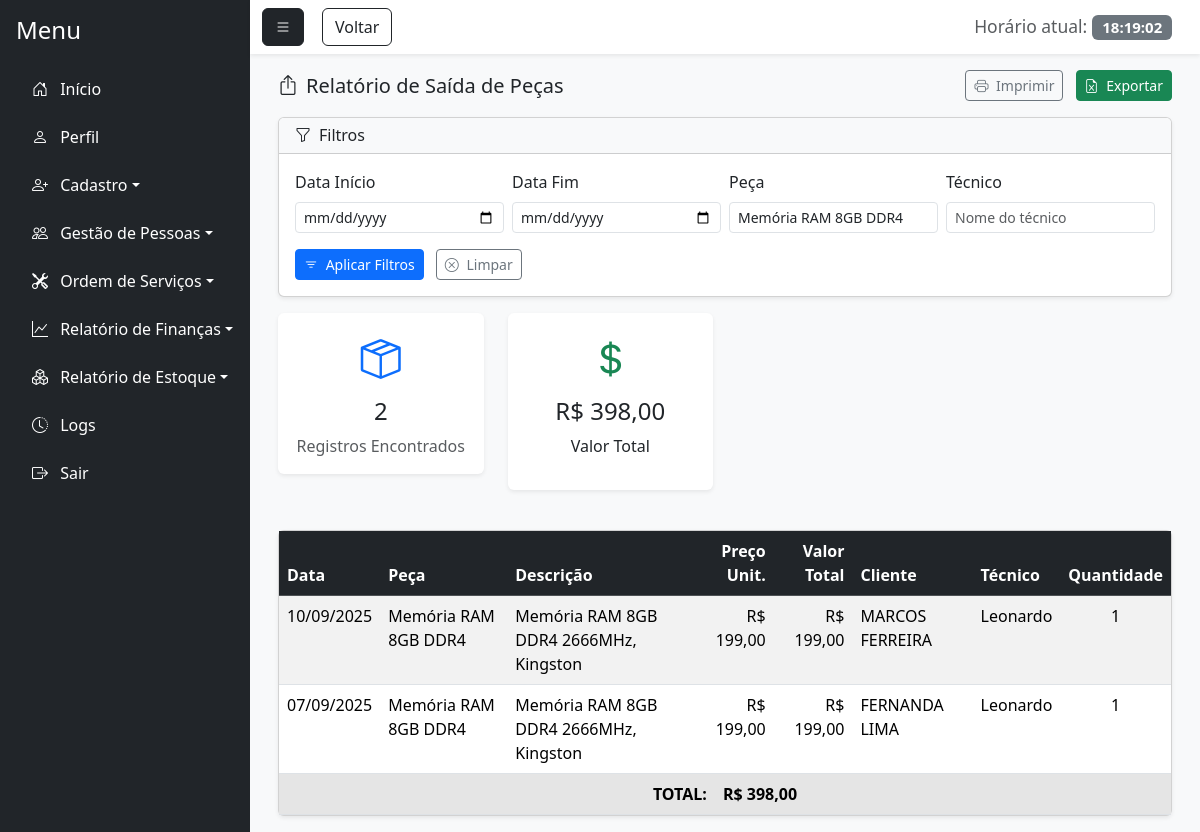
/relatorio_saida.php?peca=Memória RAM 8GB DDR4 (signed in), run on the app's committed database.
### tables this page shows
CREATE TABLE `ordem_servico_pecas` (
  `id_os_peca` int(11) NOT NULL,
  `id_ordem` int(11) NOT NULL,
  `id_peca_est` int(11) NOT NULL,
  `quantidade` int(11) NOT NULL DEFAULT 1
);

CREATE TABLE `nova_ordem` (
  `id_ordem` int(11) NOT NULL,
  `id_funcionario` int(11) NOT NULL,
  `nome_client_ordem` varchar(100) NOT NULL,
  `tecnico` varchar(100) DEFAULT NULL,
  `marca_aparelho` varchar(100) DEFAULT NULL,
  `tempo_uso` varchar(50) DEFAULT NULL,
  `problema` text DEFAULT NULL,
  `prioridade` varchar(20) DEFAULT NULL,
  `observacao` text DEFAULT NULL,
  `dt_recebimento` date DEFAULT NULL,
  `valor_total` decimal(10,2) NOT NULL,
  `metodo_pag` varchar(50) DEFAULT NULL,
  `id_peca_est` int(11) DEFAULT NULL,
  `id_cliente` int(11) DEFAULT NULL,
  `status_ordem` enum('Aberta','Em Andamento','Aguardando Peças','Concluído','Cancelada') DEFAULT 'Aberta',
  `id_usuario` int(11) DEFAULT NULL
);

CREATE TABLE `peca_estoque` (
  `id_peca_est` int(11) NOT NULL,
  `id_funcionario` int(11) NOT NULL,
  `id_fornecedor` int(11) NOT NULL,
  `nome_peca` varchar(100) NOT NULL,
  `descricao_peca` text DEFAULT NULL,
  `qtde` int(11) NOT NULL,
  `tipo` varchar(50) DEFAULT NULL,
  `dt_cadastro` date DEFAULT NULL,
  `preco` decimal(10,2) DEFAULT NULL,
  `qtde_minima` int(11) NOT NULL
);

CREATE TABLE `usuario` (
  `id_usuario` int(11) NOT NULL,
  `nome_usuario` varchar(100) NOT NULL,
  `senha` varchar(255) NOT NULL,
  `email` varchar(100) NOT NULL,
  `senha_temporaria` tinyint(1) DEFAULT 0,
  `id_perfil` int(11) NOT NULL,
  `status` enum('Ativo','Inativo') DEFAULT 'Ativo',
  `id_motivo_inatividade` int(11) DEFAULT NULL,
  `data_inatividade` date DEFAULT NULL,
  `observacao_inatividade` text DEFAULT NULL
);

### relatorio_saida.php (the view, shortened to what this page needs)
<?php
require_once 'php/permissoes.php';
require_once 'conexao.php';
$filtro_data_inicio = isset($_GET['data_inicio']) ? $_GET['data_inicio'] : '';
$filtro_data_fim = isset($_GET['data_fim']) ? $_GET['data_fim'] : '';
$filtro_peca = isset($_GET['peca']) ? $_GET['peca'] : '';
$filtro_tecnico = isset($_GET['tecnico']) ? $_GET['tecnico'] : '';
$where_conditions = [];
$params = [];
if (!empty($filtro_peca)) {
    $where_conditions[] = "pe.nome_peca LIKE ?";
    $params[] = "%$filtro_peca%";
}
$where_sql = '';
if (!empty($where_conditions)) {
    $where_sql = 'WHERE ' . implode(' AND ', $where_conditions);
}
$sql = "
    SELECT
        pe.nome_peca,
        pe.descricao_peca,
        pe.preco as preco_unitario,
        op.quantidade,
        (pe.preco * op.quantidade) as valor_total,
        no.nome_client_ordem,
        u.nome_usuario as tecnico,
        no.dt_recebimento,
        no.id_ordem
    FROM ordem_servico_pecas op
    INNER JOIN peca_estoque pe ON op.id_peca_est = pe.id_peca_est
    INNER JOIN nova_ordem no ON op.id_ordem = no.id_ordem
    INNER JOIN usuario u ON no.tecnico = u.id_usuario
    $where_sql
    ORDER BY no.dt_recebimento DESC";
try {
    $stmt = $pdo->prepare($sql);
    $stmt->execute($params);
    $saidas_pecas = $stmt->fetchAll(PDO::FETCH_ASSOC);
} catch (PDOException $e) {
    $saidas_pecas = [];
    $erro = "Erro ao buscar dados: " . $e->getMessage();
}
$total_valor = 0;
foreach ($saidas_pecas as $saida) {
    $total_valor += $saida['valor_total'];
}
?>
<!DOCTYPE html>
<html lang="pt-BR">
<head>
    <link href="https://cdn.jsdelivr.net/npm/bootstrap@5.3.7/dist/css/bootstrap.min.css" rel="stylesheet">
    <link rel="stylesheet" href="https://cdn.jsdelivr.net/npm/bootstrap-icons@1.11.1/font/bootstrap-icons.css">
    <link href="https://cdn.jsdelivr.net/npm/bootstrap-icons@1.11.1/font/bootstrap-icons.css" rel="stylesheet">
</head>
<body class="bg-light">
    <div class="d-flex vh-100 bg-light">
        <div class="flex-grow-1 d-flex flex-column">
            <nav class="navbar navbar-light bg-white shadow-sm no-print">
                <div class="container-fluid">
                    <button class="btn btn-dark" id="menu-toggle"><i class="bi bi-list"></i></button>
                    <button class="btn btn-outline-dark" style="position: absolute; margin-left: 60px;" onclick="history.back()">Voltar</button>
                    <span class="navbar-brand mb-0 h1">
                        <small class="text-muted">Horário atual:</small>
                        <span id="liveClock" class="badge bg-secondary"></span>
                    </span>
                </div>
            </nav>
            <div class="flex-grow-1 p-3" style="overflow-y: auto;">
                <div class="container-fluid">
                    <div class="d-flex justify-content-between align-items-center mb-3 no-print">
                        <h5 class="mb-0"><i class="bi bi-box-arrow-up me-2"></i>Relatório de Saída de Peças</h5>
                        <div>
                            <button class="btn btn-outline-secondary btn-sm me-2" onclick="window.print()">
                                <i class="bi bi-printer me-1"></i> Imprimir
                            </button>
                            <button class="btn btn-success btn-sm" id="btnExportar">
                                <i class="bi bi-file-earmark-excel me-1"></i> Exportar
                            </button>
                        </div>
                    </div>
                    <div class="card shadow-sm mb-3 no-print">
                        <div class="card-header bg-light">
                            <h6 class="mb-0"><i class="bi bi-funnel me-2"></i>Filtros</h6>
                        </div>
                        <div class="card-body">
                            <form method="GET" action="">
                                <div class="row g-2">
                                    <div class="col-md-3">
                                        <label for="data_inicio" class="form-label">Data Início</label>
                                        <input type="date" class="form-control form-control-sm" id="data_inicio" name="data_inicio" value="<?php echo $filtro_data_inicio; ?>">
                                    </div>
                                    <div class="col-md-3">
                                        <label for="data_fim" class="form-label">Data Fim</label>
                                        <input type="date" class="form-control form-control-sm" id="data_fim" name="data_fim" value="<?php echo $filtro_data_fim; ?>">
                                    </div>
                                    <div class="col-md-3">
                                        <label for="peca" class="form-label">Peça</label>
                                        <input type="text" class="form-control form-control-sm" id="peca" name="peca" value="<?php echo $filtro_peca; ?>" placeholder="Nome da peça">
                                    </div>
                                    <div class="col-md-3">
                                        <label for="tecnico" class="form-label">Técnico</label>
                                        <input type="text" class="form-control form-control-sm" id="tecnico" name="tecnico" value="<?php echo $filtro_tecnico; ?>" placeholder="Nome do técnico">
                                    </div>
                                    <div class="col-md-12 mt-3">
                                        <button type="submit" class="btn btn-primary btn-sm">
                                            <i class="bi bi-filter me-1"></i> Aplicar Filtros
                                        </button>
                                        <a href="relatorio_saida.php" class="btn btn-outline-secondary btn-sm ms-2">
                                            <i class="bi bi-x-circle me-1"></i> Limpar
                                        </a>
                                    </div>
                                </div>
                            </form>
                        </div>
                    </div>
                    <div class="row mb-4">
                        <div class="col-md-6 col-lg-3 mb-3">
                            <div class="card shadow-sm border-0">
                                <div class="card-body text-center">
                                    <div class="text-primary mb-2">
                                        <i class="bi bi-box-seam fs-1"></i>
                                    </div>
                                    <h4 class="card-title"><?php echo count($saidas_pecas); ?></h4>
                                    <p class="card-text text-muted">Registros Encontrados</p>
                                </div>
                            </div>
                        </div>
                        <div class="col-md-6 col-lg-3 mb-3">
                            <div class="card shadow-sm border-0">
                                <div class="card-body text-center">
                                    <div class="text-success mb-2">
                                        <i class="bi bi-currency-dollar fs-1"></i>
                                    </div>
                                    <h4 class="card-title">R$ <?php echo number_format($total_valor, 2, ',', '.'); ?></h4>
                                    <p>Valor Total</p>
                                </div>
                            </div>
                        </div>
                    </div>
                    <div class="card shadow-sm">
                        <div class="card-body p-0">
                            <div class="table-responsive">
                                <table class="table table-hover table-striped mb-0" id="tabelaRelatorio">
                                    <thead class="table-dark">
                                        <tr>
                                            <th scope="col">Data</th>
                                            <th scope="col">Peça</th>
                                            <th scope="col">Descrição</th>
                                            <th scope="col" class="text-end">Preço Unit.</th>
                                            <th scope="col" class="text-end">Valor Total</th>
                                            <th scope="col">Cliente</th>
                                            <th scope="col">Técnico</th>
                                            <th scope="col" class="text-center no-print">Quantidade</th>
                                        </tr>
                                    </thead>
                                    <tbody>
                                        <?php if (count($saidas_pecas) > 0): ?>
                                            <?php foreach ($saidas_pecas as $saida): ?>
                                                <tr>
                                                    <td><?php echo date('d/m/Y', strtotime($saida['dt_recebimento'])); ?></td>
                                                    <td><?php echo htmlspecialchars($saida['nome_peca']); ?></td>
                                                    <td><?php echo htmlspecialchars($saida['descricao_peca']); ?></td>
                                                    <td class="text-end">R$ <?php echo number_format($saida['preco_unitario'], 2, ',', '.'); ?></td>
                                                    <td class="text-end">R$ <?php echo number_format($saida['valor_total'], 2, ',', '.'); ?></td>
                                                    <td><?php echo htmlspecialchars($saida['nome_client_ordem']); ?></td>
                                                    <td><?php echo htmlspecialchars($saida['tecnico']); ?></td>
                                                    <td class="text-center no-print"> <?php echo htmlspecialchars($saida['quantidade']); ?>
                                                    </td>
                                                </tr>
                                            <?php endforeach; ?>
                                        <?php endif; ?>
                                    </tbody>
                                    <tfoot>
                                        <tr class="table-active">
                                            <th colspan="8" class="text-center">
                                                <div class="d-flex justify-content-center align-items-center">
                                                    <strong class="me-3">TOTAL:</strong>
                                                    <strong><span>R$ <?php echo number_format($total_valor, 2, ',', '.'); ?></span></strong>
                                                </div>
                                            </th>
                                        </tr>
                                    </tfoot>
                                </table>
                            </div>
                        </div>
                    </div>
                </div>
            </div>
        </div>
    </div>
</body>
</html>

### data on the page
ordem_servico_pecas: id_ordem.dt_recebimento "10/09/2025", id_peca_est.nome_peca "Memória RAM 8GB DDR4", id_peca_est.descricao_peca "Memória RAM 8GB DDR4 2666MHz, Kingston", id_peca_est.preco "199,00", valor_total "199,00", id_ordem.nome_client_ordem "MARCOS FERREIRA", usuario.nome_usuario "Leonardo", quantidade "1"
ordem_servico_pecas: id_ordem.dt_recebimento "07/09/2025", id_peca_est.nome_peca "Memória RAM 8GB DDR4", id_peca_est.descricao_peca "Memória RAM 8GB DDR4 2666MHz, Kingston", id_peca_est.preco "199,00", valor_total "199,00", id_ordem.nome_client_ordem "FERNANDA LIMA", usuario.nome_usuario "Leonardo", quantidade "1"

### other printed values
$categoria "Início"
$categoria "Perfil"
$categoria "Cadastro"
$categoria "Gestão de Pessoas"
$categoria "Ordem de Serviços"
$categoria "Relatório de Finanças"
$categoria "Relatório de Estoque"
$categoria "Logs"
count($saidas_pecas) "2"
$total_valor "398,00"
